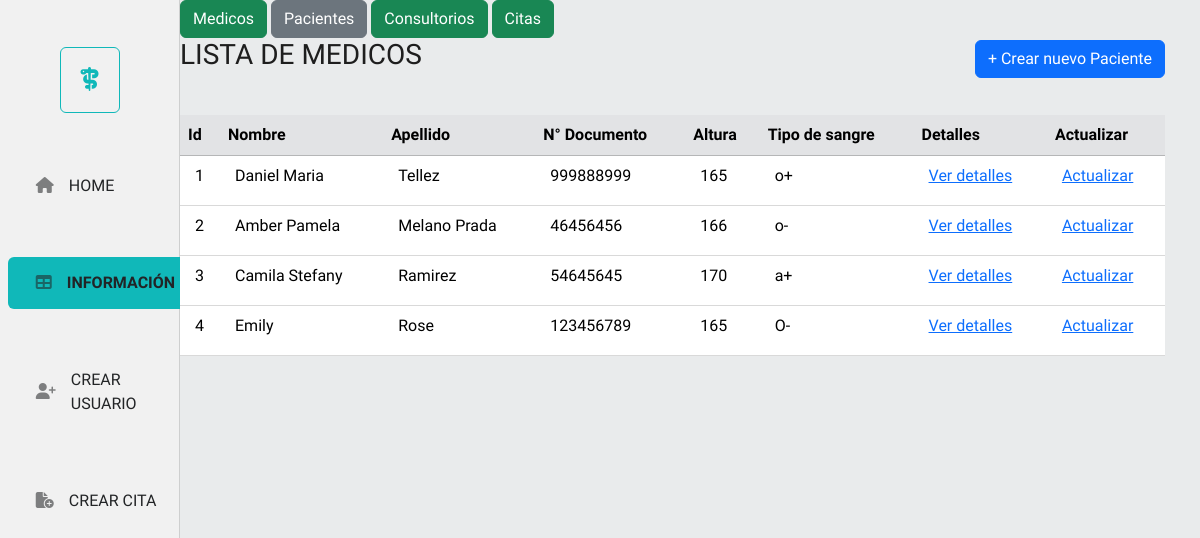
/pacientes, run on an earlier commit of the app's database.
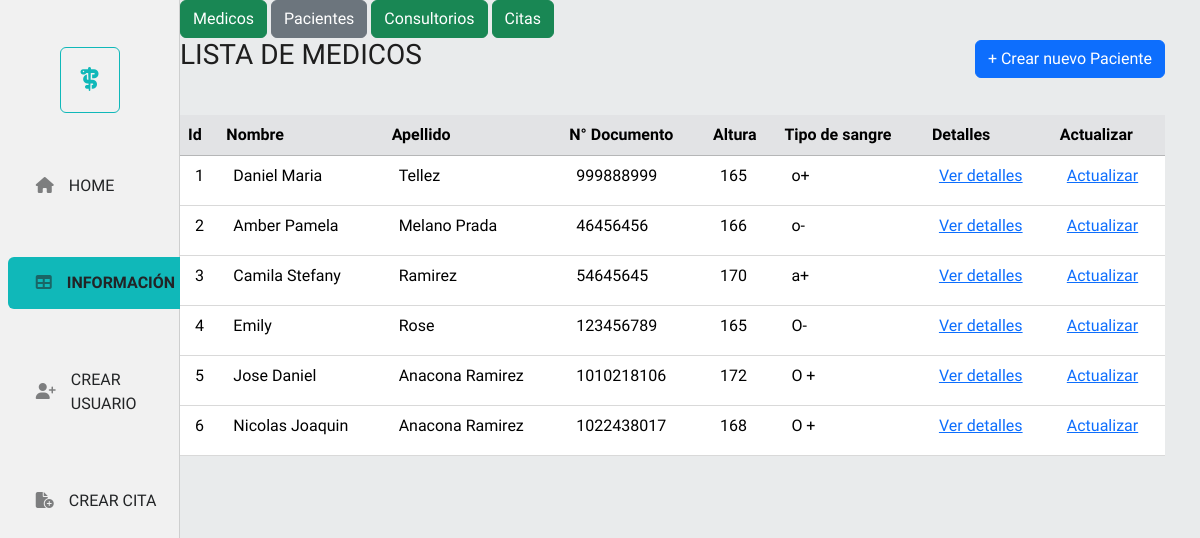
And on a later commit of the database.
### app/models.py (models this page shows)
class Paciente(db.Model):
    __tablename__ ='pacientes'
    id = db.Column(db.Integer, primary_key = True )
    nombres = db.Column(db.String(120), nullable = True )
    apellidos = db.Column(db.String(120), nullable = True)
    tipo_identificacion = db.Column(db.String(4), nullable = True)
    numero_identificacion = db.Column(db.Integer)
    altura = db.Column(db.Integer)
    tipo_sangre = db.Column(db.String(2))
    citas = db.relationship("Cita" , backref = "paciente" )

### app/routes.py (the view)
@app.route('/pacientes')
def get_all_pacientes():
    pacientes = Paciente.query.all()
    return render_template('pacientes/pacientes.html', pacientes = pacientes)

### app/templates/pacientes/pacientes.html (shortened to what this page needs)
<!DOCTYPE html>
<html lang="en">
  <head>
    <link rel="stylesheet" href="https://cdn.jsdelivr.net/npm/bootstrap@5.3.3/dist/css/bootstrap.min.css">
    <link rel="stylesheet" href="{{ url_for('static', filename='navs/menuLeft.css')}}">
    <link rel="stylesheet" href="{{ url_for('static', filename = 'info/infoUser.css')}}">
    <link rel="stylesheet" href="{{ url_for('static', filename='styles.css' )}}">
  </head>
  <body>
    <section class="sectionHomeTable">
      <section class="navLeft">
        <div class="logoNav"><span><i class="fa-solid fa-staff-snake"></i></span></div>
        <div class="navMenuLeft">
          <ul>
            <li><a class="botonLineNone" href="http://127.0.0.1:5000/"><span><i class="fa-solid fa-house"></i></span>HOME</a></li>
            <li><a class="botonPrimary" href="http://127.0.0.1:5000/medicos"><span><i class="fa-solid fa-table"></i></span>INFORMACIÓN</a></li>
            <li><a class="botonLineNone" href="http://127.0.0.1:5000/medicos/create"><span><i class="fa-solid fa-user-plus"></i></span>CREAR USUARIO</a></li>
            <li><a class="botonLineNone" href="http://127.0.0.1:5000/citas/create"><span><i class="fa-solid fa-file-circle-plus"></i></span>CREAR CITA</a></li>
          </ul>
        </div>
      </section>
      <section class="contenidoRight">
        <nav class="navPage">
          <div>
            <a class="btn btn-success" href="http://127.0.0.1:5000/medicos">Medicos</a>
            <a class="btn btn-secondary" href="http://127.0.0.1:5000/pacientes"> Pacientes </a>
            <a class="btn btn-success" href="http://127.0.0.1:5000/consultorios">Consultorios </a>
            <a class="btn btn-success" href="http://127.0.0.1:5000/citas">Citas</a>
          </div>
        </nav>
        <section class="sectionTable">
          <div class="navHeaderTable">
            <h3 class="titleTable">LISTA DE MEDICOS</h3>
            <a class="btn btn-primary" href="http://127.0.0.1:5000/pacientes/create">+ Crear nuevo Paciente</a>
          </div>
          <article class="articleTable">
            <table class="table table-hover">
              <thead class="table-secondary">
                <tr>
                  <th>Id</th>
                  <th>Nombre</th>
                  <th>Apellido</th>
                  <th>N° Documento</th>
                  <th>Altura</th>
                  <th>Tipo de sangre</th>
                  <th>Detalles</th>
                  <th>Actualizar</th>
                </tr>
              </thead>
              <tbody>
                {% for paciente in pacientes %}
                <tr>
                  <td>{{paciente.id}}</td>
                  <td>{{ paciente.nombres }}</td>
                  <td>{{ paciente.apellidos }}</td>
                  <td>{{ paciente.numero_identificacion }}</td>
                  <td>{{ paciente.altura }}</td>
                  <td>{{ paciente.tipo_sangre }}</td>
                  <td><a href="/pacientes/{{ paciente.id }}">Ver detalles</a></td>
                  <td><a href="/pacientes/update/{{ paciente.id }}">Actualizar</a></td>
                </tr>
                {% endfor %}
              </tbody>
            </table>
          </article>
        </section>
      </section>
    </section>
  </body>
</html>

### app/static/navs/menuLeft.css (style rules this page uses)
:root { --color-primary: #E9EBEC; --color-secundary: #10B8B9; --color-font : #1E1E1E; --color-font-text: #222426; --color-bg-secondary: #f1f1f1; --color-extra-bg: #D9D9D9; --color-delete: #FC7F7F; --color-upgrade:#008B2F; --color-details:#7057D2; --color-extra-rgba: rgba(34, 36, 38, 0.17); --color-icon-rgba:rgba(34, 36, 38, 0.56); --linea-color: 1px solid var(--color-extra-rgba); --border-butom: 1px solid var(--color-secundary); }
.navLeft { width: 15%; border-right: var(--linea-color); height: 100vh; background: var(--color-bg-secondary); }
.logoNav { height: 20vh; display: flex; align-items: center; justify-content: center; }
.logoNav span { font-size: 1.5rem; border: var(--border-butom); padding: 14px 20px; border-radius: 6px; color: var(--color-secundary); }
.navMenuLeft { display: flex; justify-content: center; align-items: center; }
.navMenuLeft ul { list-style-type: none; display: flex; flex-direction: column; gap: 45px; }
.navLeft ul li a { text-decoration: none; color: var(--color-font-text); }
.navLeft ul li a span { color: var(--color-icon-rgba); }

### app/static/info/infoUser.css (style rules this page uses)
:root { --color-primary: #E9EBEC; --color-secundary: #10B8B9; --color-font : #1E1E1E; --color-font-text: #222426; --color-bg-secondary: #f1f1f1; --color-extra-bg: #D9D9D9; --color-delete: #FC7F7F; --color-upgrade:#008B2F; --color-details:#7057D2; --color-extra-rgba: rgba(34, 36, 38, 0.17); --color-icon-rgba:rgba(34, 36, 38, 0.56); --linea-color: 1px solid var(--color-extra-rgba); --border-butom: 1px solid var(--color-secundary); }
.navHeaderTable { display: flex; justify-content: space-between; align-items: baseline; margin-bottom: 35px; }
.navHeaderTable h3 { font-size: 1.75rem; }
.table { width: 100%; border-collapse: collapse; }
.table td { height: 50px; border-bottom: 1px solid var(--color-extra-bg); padding-left: 15px; }

### app/static/styles.css (style rules this page uses)
:root { --font-family-style : "Sarabun", sans-serif; --color-primary: #E9EBEC; --color-secundary: #10B8B9; --color-font : #1E1E1E; --color-font-text: #222426; --color-bg-secondary: #f1f1f1; --color-extra-bg: #D9D9D9; --color-delete: #FC7F7F; --color-upgrade:#008B2F; --color-details:#7057D2; --color-extra-rgba: rgba(34, 36, 38, 0.17); --color-icon-rgba:rgba(34, 36, 38, 0.56); --linea-color: 1px solid var(--color-extra-rgba); --border-butom: 1px solid var(--color-secundary); }
* { margin: 0; padding: 0; box-sizing: border-box; }
body { background-color: var(--color-primary); font-family: var(--font-family-style); color: var(--color-font); }
.sectionHomeTable { display: flex; }
.botonPrimary { display: flex; gap: 15px; align-items: center; border-radius: 6px; padding: 14px 28px; background-color: var(--color-secundary); text-decoration: none; color: var(--color-primary); font-weight: 600; }
.botonLineNone { display: flex; gap: 15px; align-items: center; border-radius: 6px; padding: 14px 28px; }
.contenidoRight { width: 100%; padding-right: 35px; }

What changed in the data, as far as the page shows it:
added Paciente: id "5", nombres "Jose Daniel", apellidos "Anacona Ramirez", numero_identificacion "1010218106", altura "172", tipo_sangre "O +"
added Paciente: id "6", nombres "Nicolas Joaquin", apellidos "Anacona Ramirez", numero_identificacion "1022438017", altura "168", tipo_sangre "O +"
